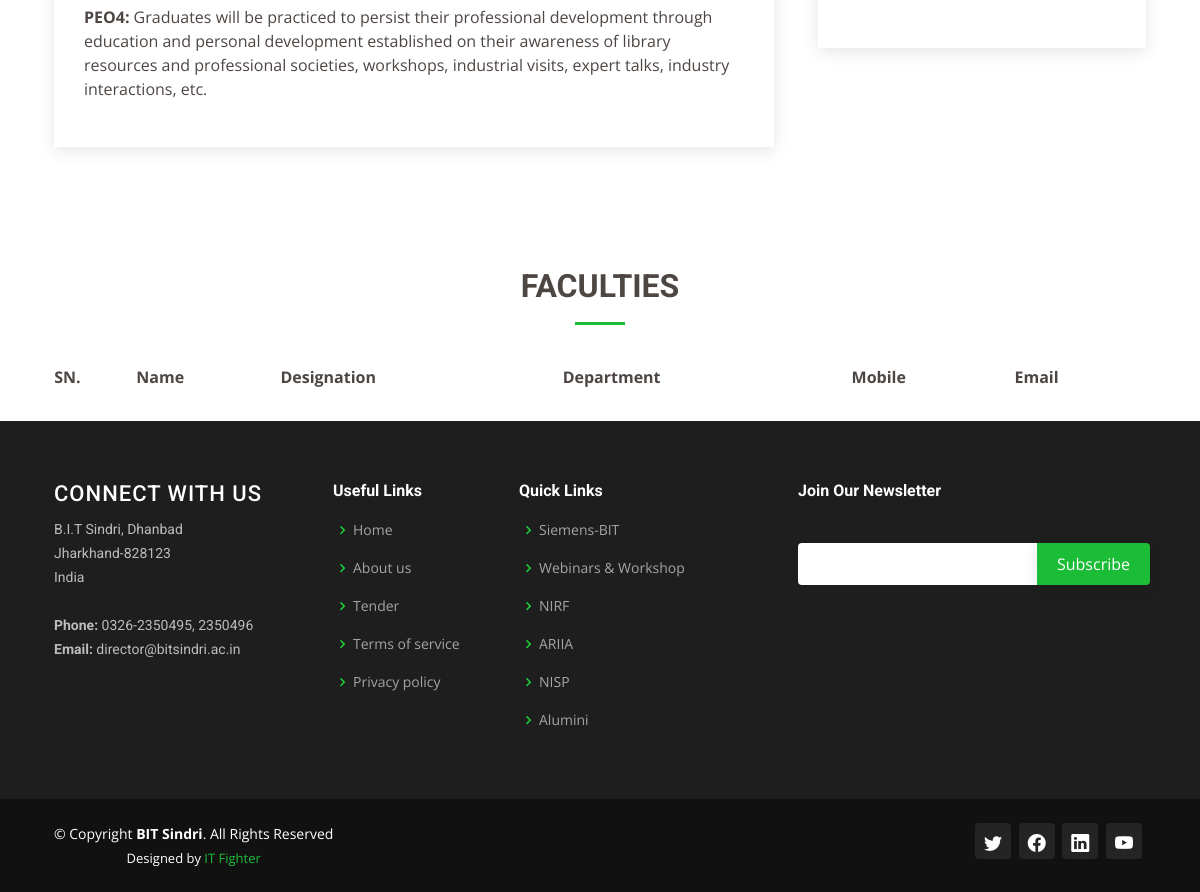
/chemical.php (lower part), run on an earlier commit of the app's database.
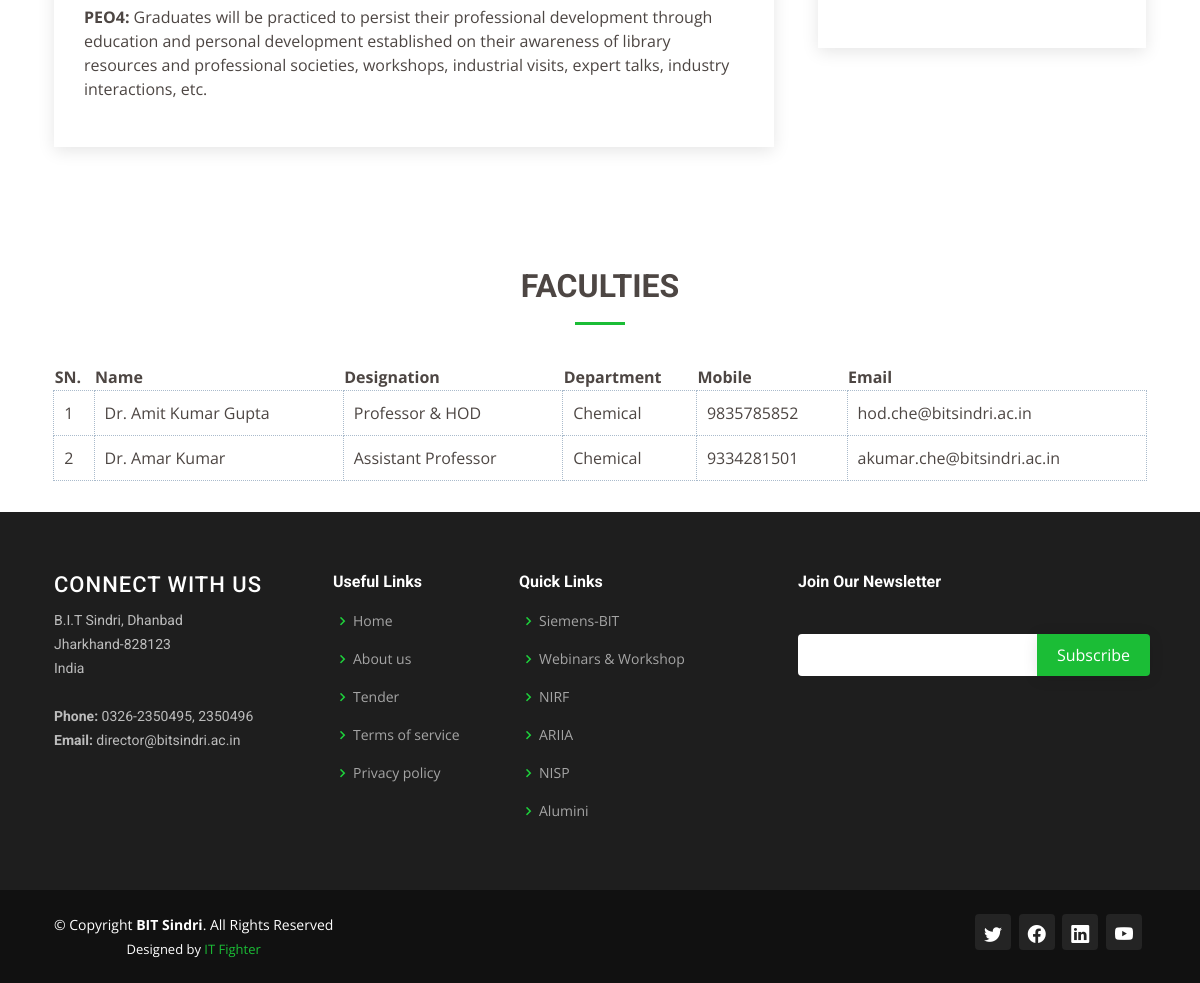
And on a later commit of the database.
### tables this page shows
CREATE TABLE `teacher_contact` (
  `tchr_id` int(11) NOT NULL,
  `name` varchar(40) NOT NULL,
  `mob` varchar(10) NOT NULL,
  `email` varchar(50) NOT NULL,
  `desn_fk` int(3) NOT NULL,
  `dept_fk` int(3) NOT NULL,
  `usr_fk` int(6) NOT NULL,
  `created` timestamp NOT NULL DEFAULT current_timestamp(),
  `updated` timestamp NOT NULL DEFAULT current_timestamp() ON UPDATE current_timestamp()
);

CREATE TABLE `designation` (
  `desn_id` int(3) NOT NULL,
  `type` varchar(30) NOT NULL
);

CREATE TABLE `department` (
  `dept_id` int(11) NOT NULL,
  `name` varchar(50) NOT NULL
);

### chemical.php (the view, shortened to what this page needs)
<?php include_once('header.php'); ?>
    <section id="blog" class="blog">
      <div class="container" data-aos="fade-up">
        <div class="row">
          <div class="col-lg-8 entries">
            <article class="entry">
               <div class="entry-content">
                <p><strong>PEO4: </strong> Graduates will be practiced to persist their professional development through education and personal development established on their awareness of library resources and professional societies, workshops, industrial visits, expert talks, industry interactions, etc.</p>
               </div>
            </article>
          </div>
          <div class="col-lg-4">
            <div class="sidebar">
            </div>
            </div>
            </div>
          </div>
    </section>
    <section id="blog" class="blog">
      <div class="container" data-aos="fade-up">
        <div class="row">
            <div class="section-title">
              <h2>Faculties</h2>
            </div>
            <table class="dept-fact">
              <thead>
                  <tr>
                      <th>SN.</th>
                      <th>Name</th>
                      <th>Designation</th>
                      <th>Department</th>
                      <th>Mobile</th>
                      <th>Email</th>
                  </tr>
              </thead>
              <tbody>
                  <?php
                      $i = 1;
                      $query = mysqli_query($conn, "SELECT teacher_contact.name as 'name', teacher_contact.mob as 'mob', teacher_contact.email as 'email', designation.type as 'desn', department.name as 'dept' FROM teacher_contact LEFT JOIN (designation, department) ON (designation.desn_id=teacher_contact.desn_fk AND department.dept_id=teacher_contact.dept_fk) WHERE teacher_contact.dept_fk=1 ORDER BY teacher_contact.desn_fk DESC");
                      while(@$row = mysqli_fetch_array($query)){
                  ?>
                  <tr>
                      <td><?php echo $i; $i++; ?></td>
                      <td><?php echo $row['name']; ?></td>
                      <td><?php echo $row['desn']; ?></td>
                      <td><?php echo $row['dept']; ?></td>
                      <td><?php echo $row['mob']; ?></td>
                      <td><?php echo $row['email']; ?></td>
                  </tr>
                  <?php } ?>
              </tbody>
            </table>
        </div>
      </div>
    </section>
<?php include_once('footer.php'); ?>

What changed in the data, as far as the page shows it:
added teacher_contact: name "Dr. Amit Kumar Gupta", desn_fk.type "Professor & HOD", dept_fk.name "Chemical", mob "9835785852", email "hod.che@bitsindri.ac.in"
added teacher_contact: name "Dr. Amar Kumar", desn_fk.type "Assistant Professor", dept_fk.name "Chemical", mob "9334281501", email "akumar.che@bitsindri.ac.in"
